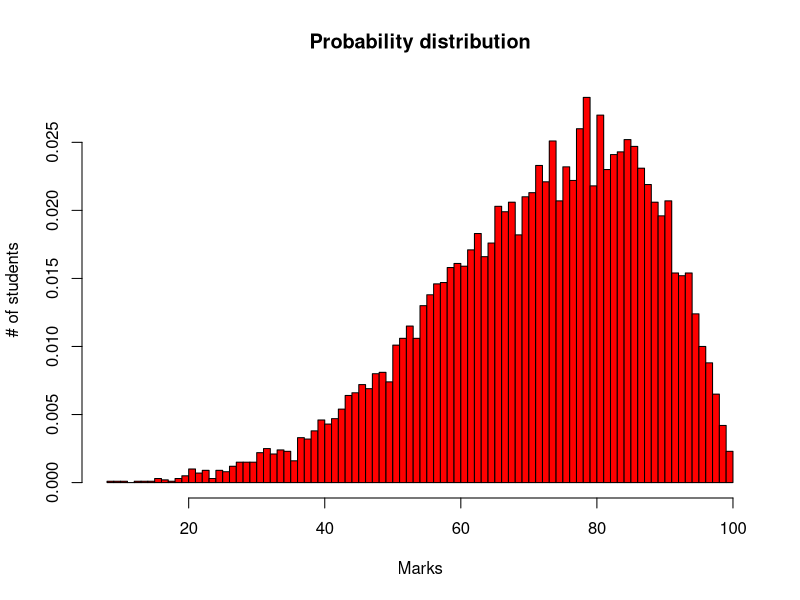
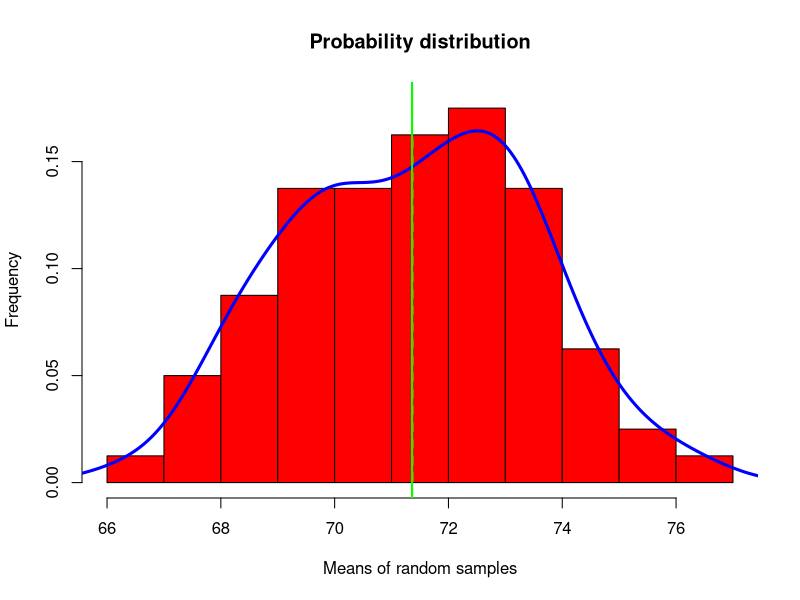
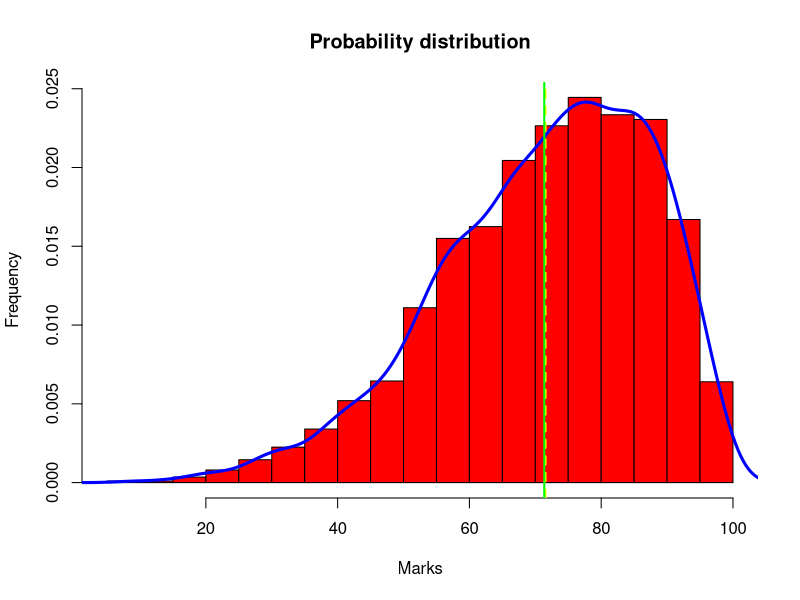

Generate these figures, in order, with R:
# Code to explain Central Limit Theoram, Standard Error of Mean and Confidence Intervals
# Written by Neeraj Kumar

# Generate a population distribution
populationdistribution <- rbeta(10000,5,2)*100 # Beta distribution represents the marks of students

# Colored Histogram with marks in bins of 10
hist(populationdistribution, 
     breaks=100, 
     col="red",
     main = "Probability distribution",
     xlab = "Marks", ylab = "# of students", freq = FALSE)
# Overlay density estimate over the histogram
#lines(density(populationdistribution), col = "blue", lwd = 3)

# Compute population mean
mu <-  mean(populationdistribution)
stdev <- sd(populationdistribution)

# Obtaining multiple random samples from the population distribution
n <- 80 # number of samples to be drawn
r <- 50 # number of students in each random sample

mu_samples <- rep(NA,n)

for (i in 1:n){
  random_sample <- sample(populationdistribution, size = r)
  mu_samples[i] <-  mean(random_sample)
}

# Colored Histogram of means of sample distributions
hist(mu_samples, 
     col="red",
     main = "Probability distribution",
     ylim = c(0,0.18),
     xlab = "Means of random samples", ylab = "Frequency", freq = FALSE)
# Overlay density estimate over the histogram
lines(density(mu_samples), col = "blue", lwd = 3)
abline(v=mean(mu_samples), col='yellow', lwd = 2, lty = 2)
abline(v=mu, col='green', lwd = 2)

# Using a single random sample with large n
n <- 1 # number of samples to be drawn
r <- 4000 # number of students in each random sample
random_sample <- sample(populationdistribution, size = r)
# Colored Histogram of sample distribution
hist(random_sample, 
     col="red",
     main = "Probability distribution",
     #ylim = c(0,0.18),
     xlab = "Marks", ylab = "Frequency", freq = FALSE)
# Overlay density estimate over the histogram
lines(density(random_sample), col = "blue", lwd = 3)
abline(v=mean(random_sample), col='yellow', lwd = 2, lty = 2)
abline(v=mu, col='green', lwd = 2)

# Compute standard error and 95% confidence intervals (CI)
# calculate sample mean and standard deviation
mu_estimate <-  mean(random_sample)
s = sd(random_sample)
standard_error  <-  s/sqrt(length(random_sample))

left_CI <-  mu_estimate - 1.96*standard_error
right_CI <- mu_estimate - 1.96*standard_error




